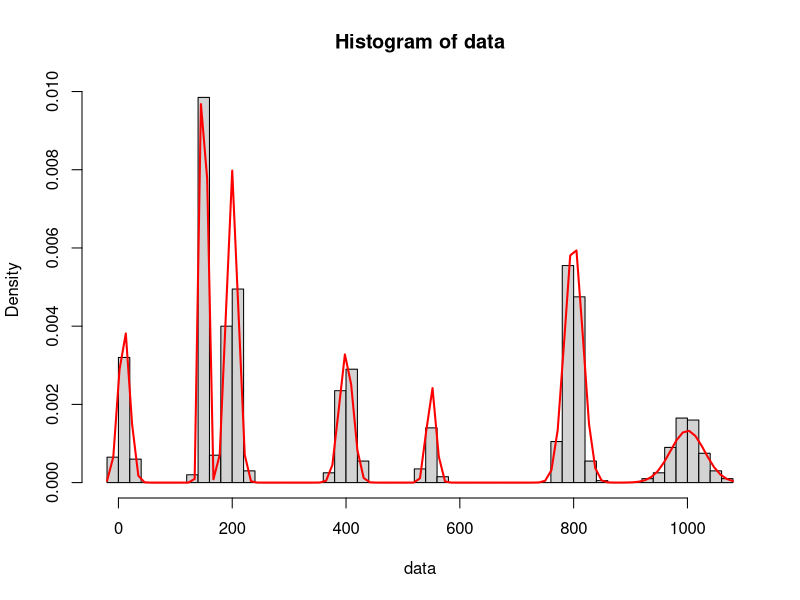

Write R code to recreate this figure. (Note: this script raises an error after producing the figure.)
gmm_generation <- function(n, weights, means, sds, plot = TRUE) {
  set.seed(6986897)
  
  stopifnot(n > 0)
  stopifnot(sum(weights) == 1)
  stopifnot(length(weights) == length(means))
  stopifnot(length(weights) == length(sds))
  
  n_components <- length(weights)
  
  # draw component for each sample
  components <- sample(1:n_components, n, replace = TRUE, prob = weights)
  
  # generate mixture data
  data <- rnorm(n, mean = means[components], sd = sds[components])
  
  if (plot) {
    hist(data, breaks=40, freq=FALSE, col="lightgray")
    
    mixture_density <- function(x) {
      rowSums(mapply(function(w, m, s) w * dnorm(x, m, s),
                     weights, means, sds, SIMPLIFY = TRUE))
    }
    curve(mixture_density, add = TRUE, col = "red", lwd = 2)
  }
  return(data)
}

weights <- c(0.1, 0.2, 0.2, 0.1, 0.05, 0.25, 0.1)
means <- c(10, 150, 200, 400, 550, 800, 1000)
sds <- c(10, 5, 10, 12, 8, 16, 30)
data <- gmm_generation(1000, weights, means, sds)

filename <- paste0("gmm_", length(weights), "_components.csv")
filepath <- paste0("data/", filename)
write.csv(data, filepath, row.names = FALSE)